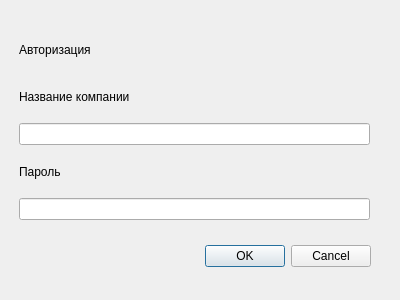
<?xml version="1.0" encoding="UTF-8"?>
<ui version="4.0">
 <class>authForm</class>
 <widget class="QDialog" name="authForm">
  <property name="geometry">
   <rect>
    <x>0</x>
    <y>0</y>
    <width>400</width>
    <height>300</height>
   </rect>
  </property>
  <property name="windowTitle">
   <string>Dialog</string>
  </property>
  <widget class="QDialogButtonBox" name="buttonBox">
   <property name="geometry">
    <rect>
     <x>30</x>
     <y>240</y>
     <width>341</width>
     <height>32</height>
    </rect>
   </property>
   <property name="orientation">
    <enum>Qt::Horizontal</enum>
   </property>
   <property name="standardButtons">
    <set>QDialogButtonBox::Cancel|QDialogButtonBox::Ok</set>
   </property>
  </widget>
  <widget class="QWidget" name="verticalLayoutWidget">
   <property name="geometry">
    <rect>
     <x>19</x>
     <y>29</y>
     <width>351</width>
     <height>191</height>
    </rect>
   </property>
   <layout class="QVBoxLayout" name="verticalLayout">
    <item>
     <widget class="QLabel" name="authLabel">
      <property name="text">
       <string>Авторизация</string>
      </property>
     </widget>
    </item>
    <item>
     <widget class="QLabel" name="nameLabel">
      <property name="text">
       <string>Название компании</string>
      </property>
     </widget>
    </item>
    <item>
     <widget class="QLineEdit" name="nameEdit"/>
    </item>
    <item>
     <widget class="QLabel" name="passwordLabel">
      <property name="text">
       <string>Пароль</string>
      </property>
     </widget>
    </item>
    <item>
     <widget class="QLineEdit" name="passwordEdit"/>
    </item>
   </layout>
  </widget>
 </widget>
 <resources/>
 <connections>
  <connection>
   <sender>buttonBox</sender>
   <signal>accepted()</signal>
   <receiver>authForm</receiver>
   <slot>accept()</slot>
   <hints>
    <hint type="sourcelabel">
     <x>248</x>
     <y>254</y>
    </hint>
    <hint type="destinationlabel">
     <x>157</x>
     <y>274</y>
    </hint>
   </hints>
  </connection>
  <connection>
   <sender>buttonBox</sender>
   <signal>rejected()</signal>
   <receiver>authForm</receiver>
   <slot>reject()</slot>
   <hints>
    <hint type="sourcelabel">
     <x>316</x>
     <y>260</y>
    </hint>
    <hint type="destinationlabel">
     <x>286</x>
     <y>274</y>
    </hint>
   </hints>
  </connection>
 </connections>
</ui>
